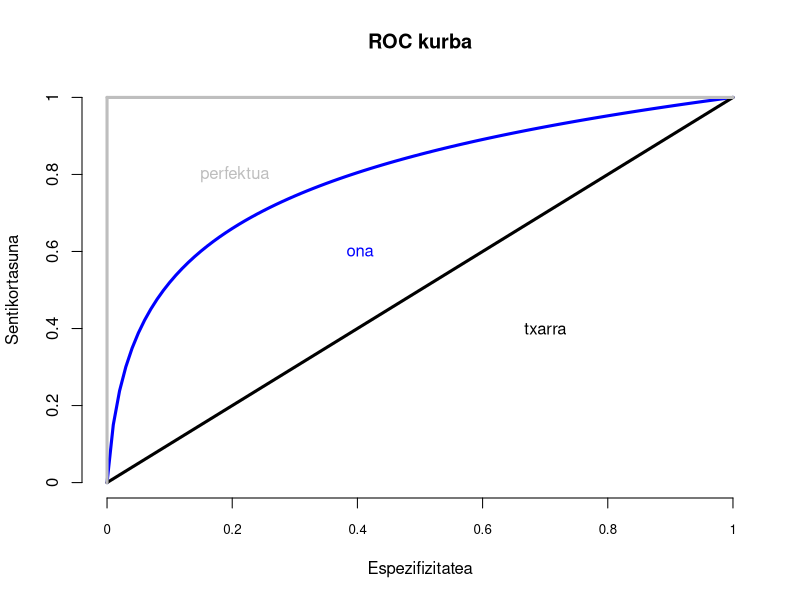

Write the R code that produced this figure.




 
curve(5 * log(x + 1) / log(101), from=0, to=100, xlab="Espezifizitatea", ylab="Sentikortasuna", 
      main="ROC kurba", col="blue", lwd=3, axes=F, xlim=c(0, 100), ylim=c(0, 5))


Axis(side=1, at=c(0, 20, 40, 60, 80, 100), labels=c("0", "0.2", "0.4", "0.6", "0.8", "1"), cex.axis=0.8)
Axis(side=2, at=0:5, labels=c("0", "0.2", "0.4", "0.6", "0.8", "1"))
segments(0, 0, 100, 5, lwd=3)
segments(0, 0, 0, 5, lwd=3, col="grey")
segments(0, 5, 100, 5, lwd=3, col="grey")
text(20, 4, col="grey", labels=" perfektua")
text(40, 3, col="blue", labels=" ona")
text(70, 2, col="black", labels="txarra")

